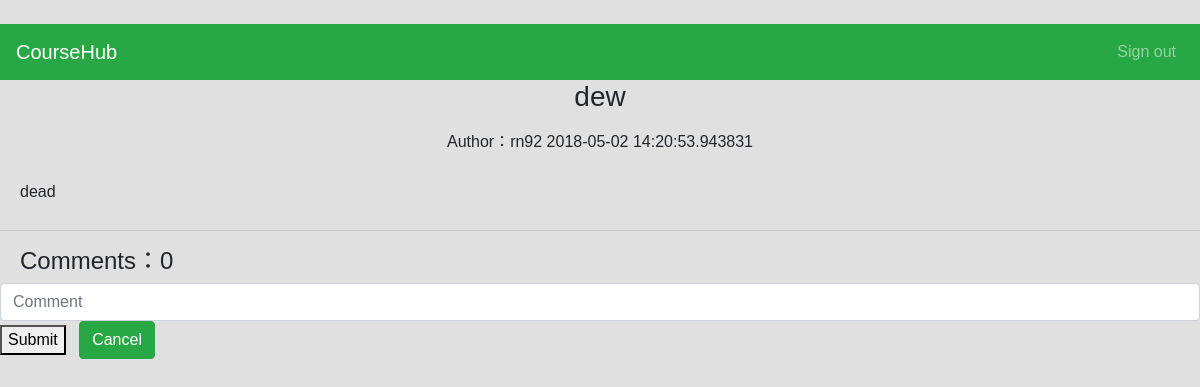
Before: /detail/7 with the older database file.
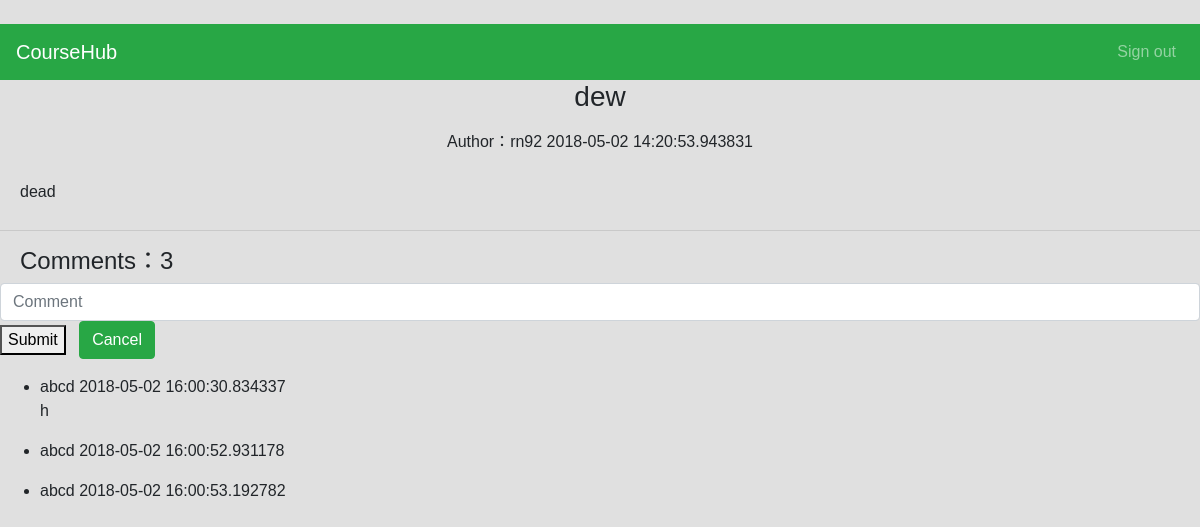
After: the same page with the newer database file.
### coursehubapp.py (models this page shows)
class Post(db.Model):
    __tablename__ = 'post'
    __searchable__ = ['title']
    id = db.Column(db.Integer, primary_key=True)
    title = db.Column(db.String(100))
    description = db.Column(db.String())
    user_id = db.Column(db.Integer, db.ForeignKey('user.id'), nullable=False)
    course_id = db.Column(db.Integer, db.ForeignKey('course.id'), nullable=False)
    post_time = db.Column(db.DateTime, default=datetime.now)
    comment = db.relationship('Comment', backref='post', lazy='dynamic')

class User(UserMixin, db.Model):
    __tablename__ = 'user'
    id = db.Column(db.Integer, primary_key=True)
    username = db.Column(db.String(15), unique=True, nullable=False)
    email = db.Column(db.String(50), unique=True, nullable=False)
    password = db.Column(db.String(80), nullable=False)
    post = db.relationship('Post', backref='user', lazy='dynamic')
    comment = db.relationship('Comment', backref='user', lazy='dynamic')
    courses = db.relationship('Course', secondary=students_courses, backref=db.backref('students'), lazy='dynamic')

class Comment(db.Model):
    __tablename__ = 'comment'
    id = db.Column(db.Integer, primary_key=True)
    detail = db.Column(db.Text, nullable=False)
    user_id = db.Column(db.Integer, db.ForeignKey('user.id'),nullable=False)
    post_id = db.Column(db.Integer, db.ForeignKey('post.id'),nullable=False)
    comment_time = db.Column(db.DateTime, default=datetime.now)

### coursehubapp.py (the view)
@app.route('/detail/<post_id>', methods=['GET', 'POST'])
def detail(post_id):
    postdetail = Post.query.filter(Post.id == post_id).first()
    return render_template('detail.html', post=postdetail)

### templates/detail.html (shortened to what this page needs)
﻿{% import "bootstrap/wtf.html" as wtf %}
<!DOCTYPE html>
<html lang="en">
<head>
  <link rel="stylesheet" href="https://maxcdn.bootstrapcdn.com/bootstrap/4.0.0/css/bootstrap.min.css">
  <link rel="stylesheet" type="text/css">
</head>
    <nav class="navbar navbar-expand-sm bg-success navbar-dark">
        <a class="navbar-brand" href="#">CourseHub</a>
            <ul class="navbar-nav ml-auto">
                <li class="nav-item">
                    <a class="nav-link" href="{{ url_for('logout') }}">Sign out</a>
                </li>
             </ul>
    </nav>
    <h3 class="page-title">{{ post.title }}</h3>
    <p class="post-info">
    <span class="author">Author：{{ post.user.username }}</span>
    <span>  {{ post.post_time }}</span></p>
    <p class="description">{{ post.description}}</p>
    <hr>
    <h4>Comments：{{ post.comment.count() }}</h4>
    <form action="{{url_for('comment', post_id=post.id)}}" method="POST">
        <div class="new-comment">
            <input type="text" class="form-control" placeholder="Comment" name="comment_detail">
    </div>
    <button class="btn-send">Submit</button> &nbsp
    <a href='#' class="btn btn-success">Cancel</a>
    </form>
    <ul class="comment-list">
        {% for commnet in post.comment%}
        <li>
            <div class="user_info">
                <span class="username"> {{ commnet.user.username }}</span>
                <span class="create_time">  {{ commnet.comment_time }}</span>
            </div>
            <p class="detail">{{ commnet.detail }}</p>
        </li>
        {% endfor %}
    </ul>
</body>
</html>

### templates/detail.html (style rules this page uses)
body, html { font-family: "Mina", sans-serif; height: 100%; margin: 0; padding: 0; background: #e0e0e0; }
.page-title { text-align: center; }
.post-info { text-align: center; margin-top: 16px; }
.description { padding: 10px 20px 10px 20px; }
h4 { padding-left: 20px; }

Changed rows visible on the page:
added Comment: user.username "abcd", comment_time "2018-05-02 16:00:30.834337", detail "h"
added Comment: user.username "abcd", comment_time "2018-05-02 16:00:52.931178"
added Comment: user.username "abcd", comment_time "2018-05-02 16:00:53.192782"
Other visible differences:
{{ post.comment.count() }}: "0" → "3"
